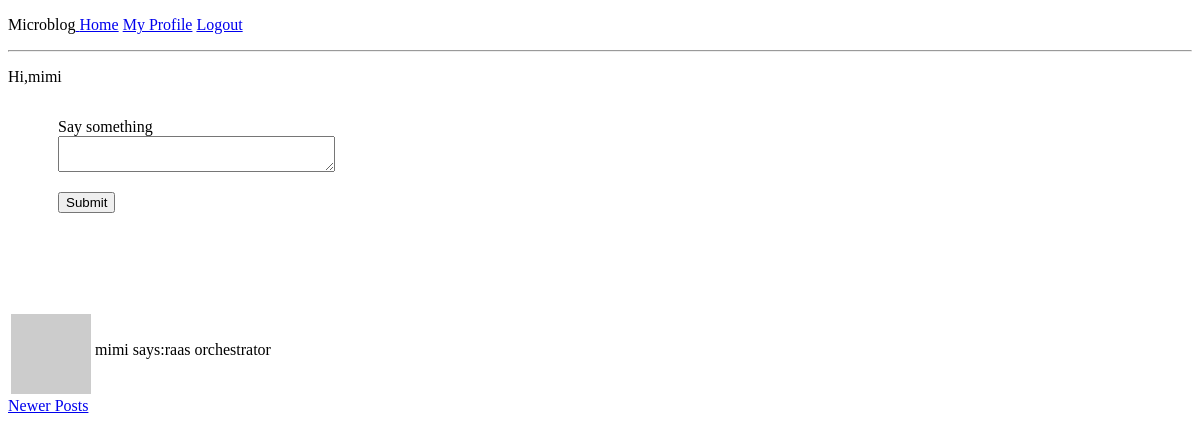
Page /index?page=4 (signed in) on the committed database.
### app/models.py (models this page shows, shortened)
class User(db.Model, UserMixin):
    def avatar(self, size):
        digest = md5(self.email.lower().encode('utf-8')).hexdigest()
        return 'https://www.gravatar.com/avatar/{}?d=identicon&s={}'.format(digest, size)
    __tablename__ = 'user'
    id = db.Column(db.Integer, primary_key=True)
    name = db.Column(db.String(64), index=True, unique=True)
    email = db.Column(db.String(120), index=True, unique=True)
    password_hash = db.Column(db.String(128))
    about_me = db.Column(db.String(140))
    last_seen = db.Column(db.DateTime, default=datetime.utcnow)
    posts = db.relationship('Post', backref='author', lazy='dynamic',
                            primaryjoin=(Post.user_id == id)
                            )
    followed = db.relationship('User', secondary=followers,
                               primaryjoin=(followers.c.follower_id == id),
                               secondaryjoin=(followers.c.followed_id == id),
                               backref=db.backref('followers', lazy='dynamic'), lazy='dynamic'
                               )
    def followed_posts(self):
        followed = Post.query.join(
            followers, (followers.c.followed_id == Post.user_id)).filter(
            followers.c.follower_id == self.id)
        own = Post.query.filter_by(user_id=self.id)
        return followed.union(own).order_by(Post.timestamp.asc())

class Post(db.Model):
    __tablename__ = 'posts'
    id = db.Column(db.Integer, primary_key=True)
    body = db.Column(db.String(140))
    timestamp = db.Column(db.DateTime)
    user_id = db.Column(db.Integer, db.ForeignKey('user.id'))

### app/views.py (the view)
@app.route('/', methods=['GET', 'POST'])
@app.route('/index', methods=['GET', 'POST'])
@login_required
def index():
    form = PostForm()
    if form.validate_on_submit():
        post = Post(author=current_user, body=form.post.data)
        print (post.body)
        db.session.add(post)
        db.session.commit()
        flash('your post is now alive!')
    page = request.args.get('page', 1, type=int)
    posts = current_user.followed_posts().paginate(page, app.config['POSTS_PER_PAGE'], False)
    if posts.has_next:
        next_url = url_for('index', page=posts.next_num)
    else:
        next_url = None
    if posts.has_prev:
        pre_url = url_for('index', page=posts.prev_num)
    else:
        pre_url = None
    return render_template('index.html', title='Home Page', post=posts, form=form,
                           next_url=next_url, pre_url=pre_url)

### app/form.py
class PostForm(FlaskForm):
    post = TextAreaField('Say something', validators=[DataRequired(), Length(min=1, max=400)])
    submit = SubmitField('Submit')

### app/models.py (called while the page is built)
@login.user_loader
def load_user(id):
    return User.query.get(int(id))

### app/views.py (called while the page is built)
@app.before_request
def before_request():
    if current_user.is_authenticated:
        current_user.last_seen = datetime.utcnow()
        db.session.commit()

### app/templates/index.html (shortened to what this page needs)
{% extends "base.html"%}
{% block content %}
	<p>Hi,{{current_user.name}}</p>
    <form action="" method="post">
        <p>
            {{ form.post.label }} <br>
            {{ form.post(cols=32,row=40) }} <br>
        </p>
        <p>{{ form.submit() }}</p>
    </form>
    <div id="post">
    {% for p in post.items %}
        {% include '_post.html' %}
    {% endfor %}
    {% if pre_url %}
        <a href="{{ pre_url }}">Newer Posts</a>
    {% endif %}
     </div>
{% endblock %}

### app/templates/_post.html
<table valign="top">
    <tr>
        <td><img src="{{p.author.avatar(36)}}" alt=""></td>
        <td>{{p.author.name}} says:{{p.body}}</td>
    </tr>
</table>

### app/static/style.css (style rules this page uses)
form { display: inline; float:left; padding-left: 50px; }
img { float: left; margin-top: 9px; }
div#post { padding-top: 200px; }

### rows in the picture
User: name "mimi"
Post: author.name "mimi", body "raas orchestrator"
